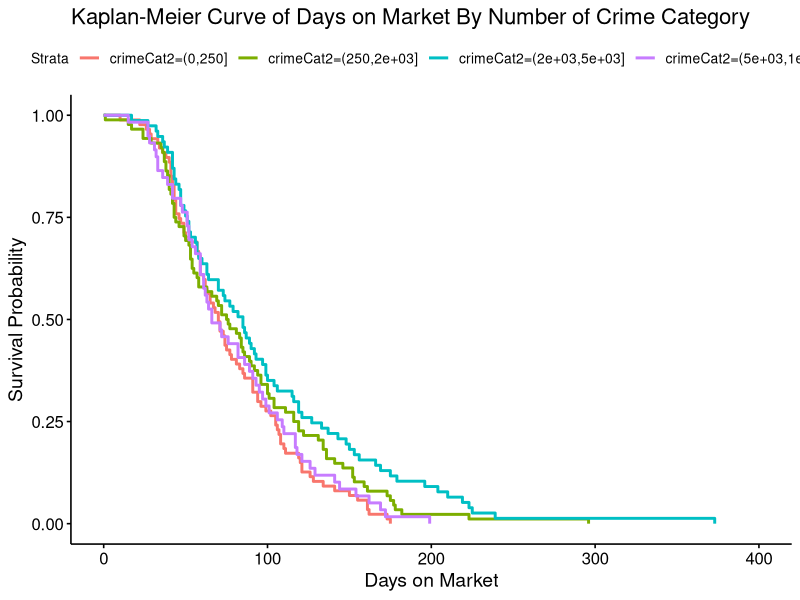
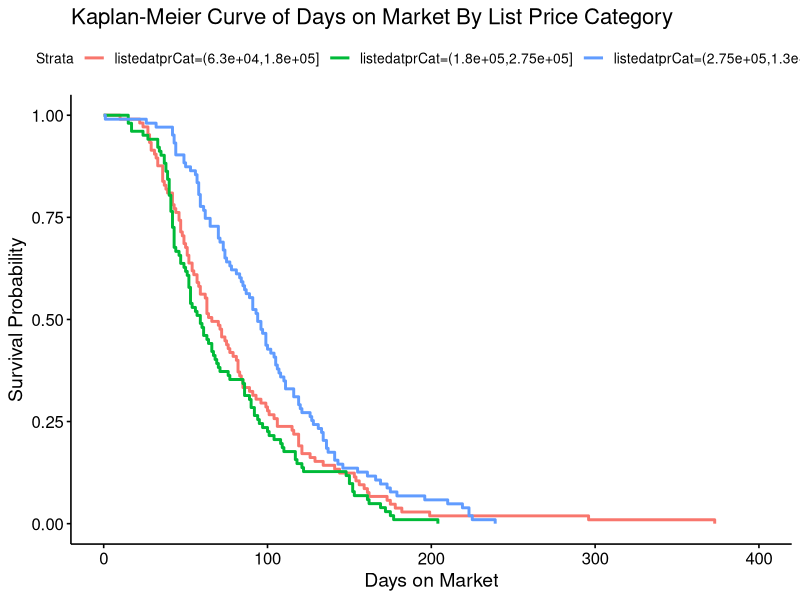
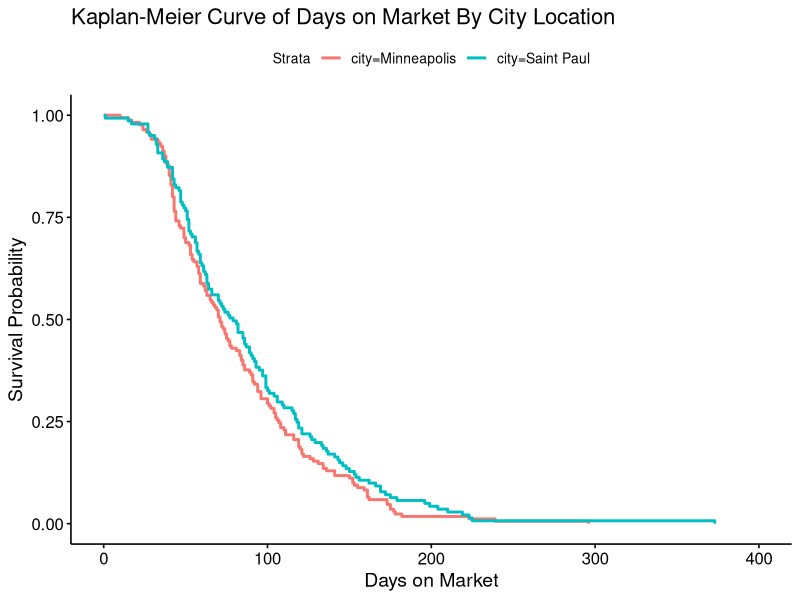
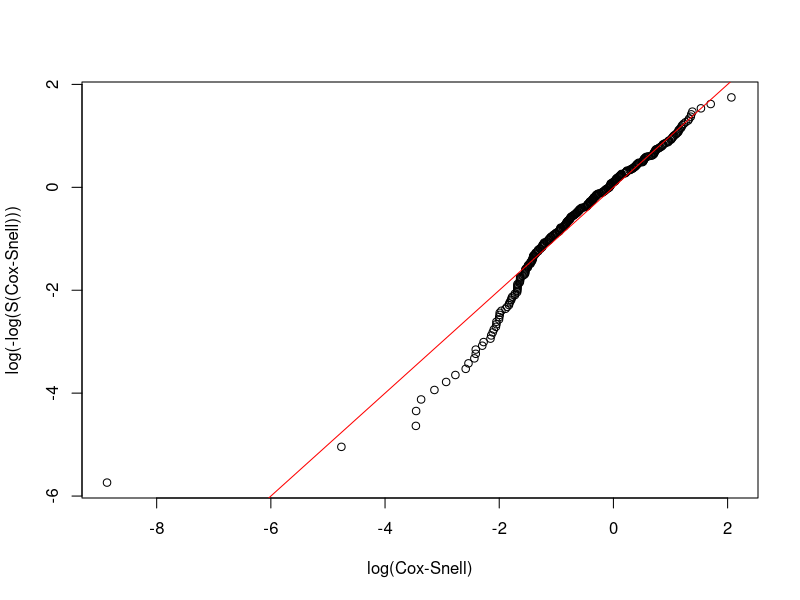
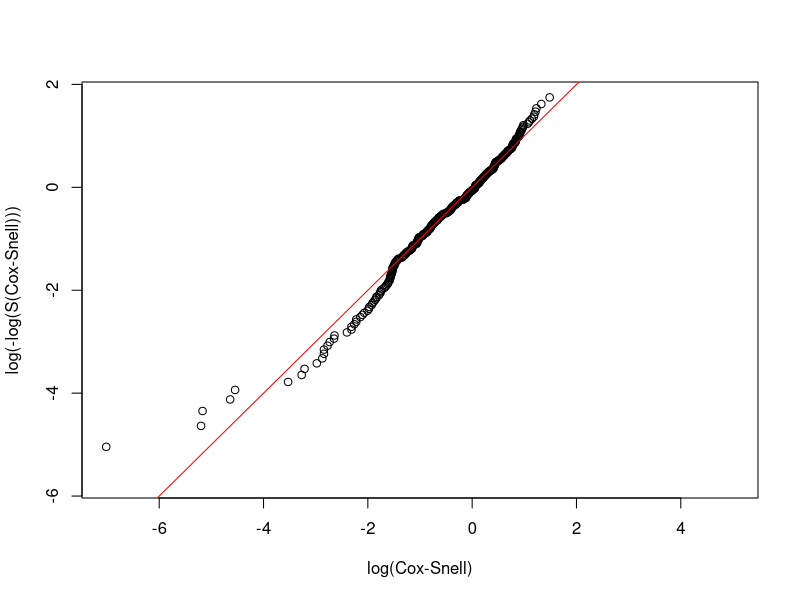
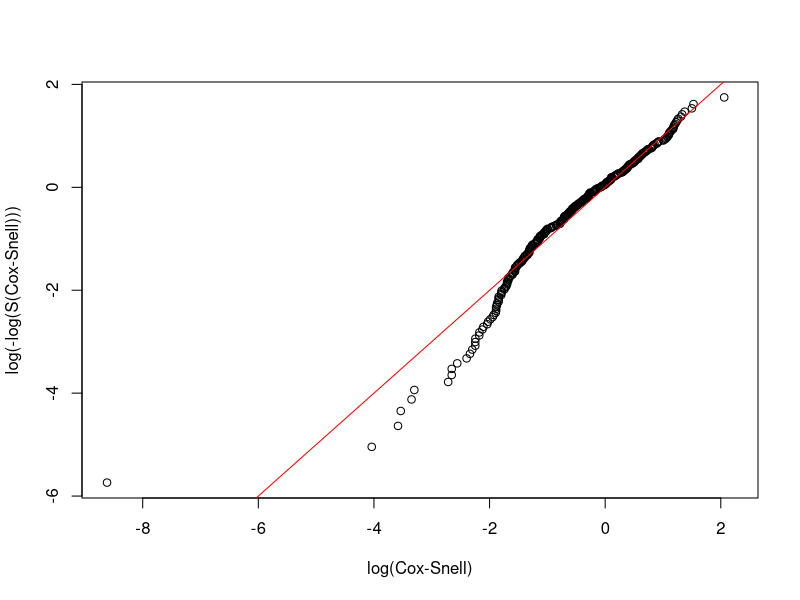
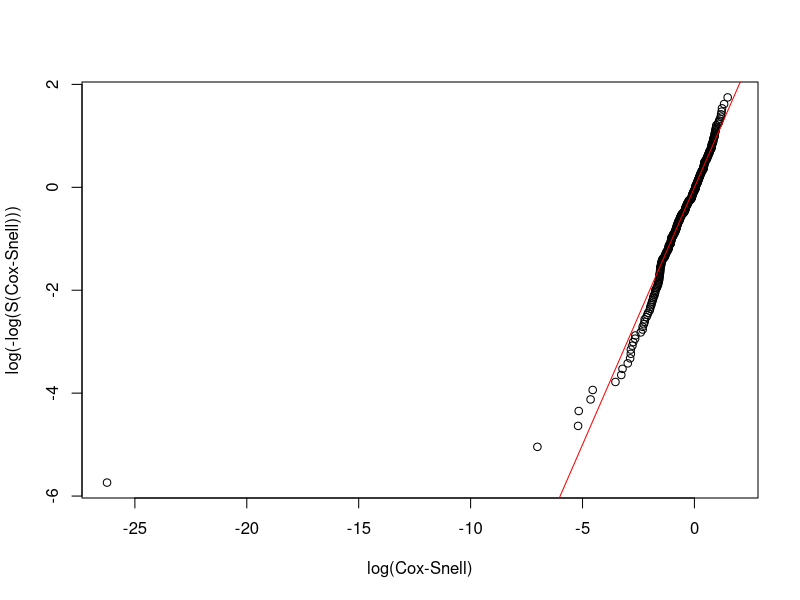
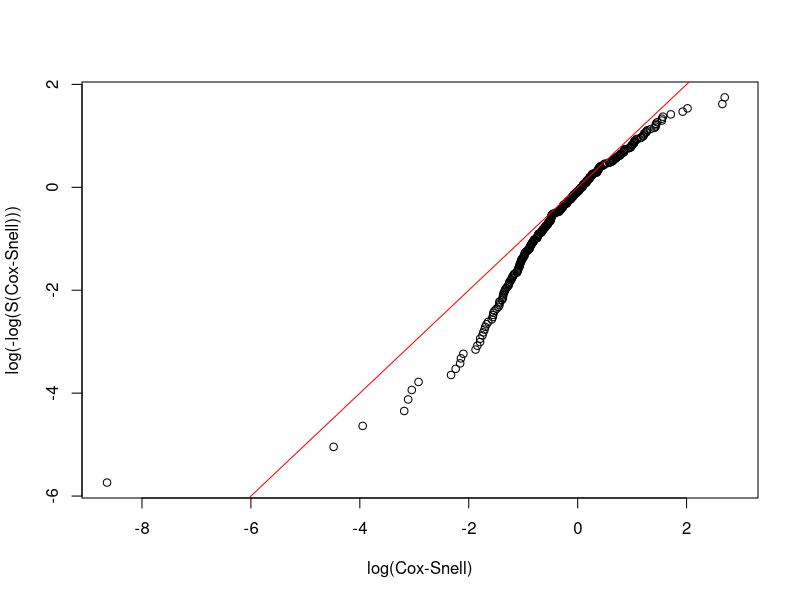

Write R code to recreate these figures, in order.
## ---- chunk 1
knitr::opts_chunk$set(echo = TRUE)

library(tidyverse)
library(readr)
library(ggplot2)
library(survival)
library(survminer)

house <- read_csv("../Source/house_TC.csv")
house <- house %>% mutate(tom = ifelse(tom == 0, 1, tom),
                          prdiff_np = as.factor(prdiff_np))
## ---- chunk 2

house$crimeCat2 = cut(house$ncrime, breaks = c(0,250,2000,5000,10000))


# mean(house$tom)
# median(house$tom)
KM = survfit( Surv(tom) ~ crimeCat2, conf.type="plain" , data=house ) 
ggsurvplot(KM, data=house) +
  labs(x = "Days on Market", y = "Survival Probability", title = "Kaplan-Meier Curve of Days on Market By Number of Crime Category")



## ---- chunk 3

house$listedatprCat = cut(house$listedatpr, breaks = quantile(house$listedatpr, probs=c(0, .33, .67, 1)))

# mean(house$tom)
# median(house$tom)
KM1 = survfit( Surv(tom) ~ listedatprCat , conf.type="plain" , data=house ) 
ggsurvplot(KM1, data=house) +
  labs(x = "Days on Market", y = "Survival Probability", title = "Kaplan-Meier Curve of Days on Market By List Price Category")

## ---- chunk 4

# mean(house$tom)
# median(house$tom)
KM2 = survfit( Surv(tom) ~ city , conf.type="plain" , data=house ) 
ggsurvplot(KM2, data=house) +
  labs(x = "Days on Market", y = "Survival Probability", title = "Kaplan-Meier Curve of Days on Market By City Location")

## ---- chunk 5
mw = survreg( Surv(tom) ~ schdist , dist = "weibull" , data = house )
mln = survreg( Surv(tom) ~ schdist , dist = "lognormal" , data = house )
mcox = coxph( Surv(tom) ~ schdist , data = house )

summary(mw) # the sign of schdist makes sense (positive) and it is significant
summary(mln) # the sign of schdist is negative and it is NOT significant
mcox # sign agrees with weibull and it is significant
## ---- chunk 6
# !!! Why does log normal look better?
# Create Cox-Snell residuals
CS_w = -log( 1 - pweibull(house$tom, 1/0.537, exp(4.443 + 0.246*house$schdist) ) )
CS_ln = -log( 1 - plnorm(house$tom, 4.3010 + -0.0313*house$schdist, 0.623) ) 

# Make appropriate graph using CoxSnell function
# Creates Cox-Snell Plot:
CoxSnell = function(cs, status, xlim=NULL, ylim=NULL) {
  kmcs=survfit(Surv(jitter(cs,amount=(max(cs)-min(cs))/1000),status)~1)$surv
  plot(log(-log(kmcs))~sort(log(cs)),xlab="log(Cox-Snell)",ylab="log(-log(S(Cox-Snell)))",xlim=xlim,ylim=ylim)
  abline(0,1,col='red') }

house$status = rep(1, nrow(house))
CoxSnell( CS_w , house$status )
CoxSnell( CS_ln , house$status ,xlim=c(-7,5))
## ---- chunk 7
2*(3-mw$loglik[2]) # mw
2*(3-mln$loglik[2]) # mln

# The AIC for the Weibull model is 3242.878, and that for the Log Normal model is 3258.564. Thus, we conclude that the Weibull model fits better than the Log Normal model. 
## ---- chunk 8
house$crimeCat2 = cut(house$ncrime, breaks = c(0,250,2000,5000,10000))

mw = survreg( Surv(tom) ~ crimeCat2, dist = "weibull" , data = house )
mln = survreg( Surv(tom) ~ crimeCat2, dist = "lognormal" , data = house )
mcox = coxph( Surv(tom) ~ crimeCat2, data = house )

summary(mw)
summary(mln)
mcox
## ---- chunk 9
mw$coefficients

# !!! how do I include the crime variables?
# Create Cox-Snell residuals
CS_w = -log( 1 - pweibull(house$tom, 1/0.533, exp(4.45486375 +  0.13794492*(house$crimeCat2=="(250,2e+03]") + .28846076*(house$crimeCat2=="(2e+03,5e+03]") +   0.03853525*(house$crimeCat2=="(5e+03,1e+04]")     ) ) )
CS_ln = -log( 1 - plnorm(house$tom, 4.3010 + -0.0313*house$schdist, 0.623) ) 

# Make appropriate graph using CoxSnell function
# Creates Cox-Snell Plot:
CoxSnell = function(cs, status, xlim=NULL, ylim=NULL) {
  kmcs=survfit(Surv(jitter(cs,amount=(max(cs)-min(cs))/1000),status)~1)$surv
  plot(log(-log(kmcs))~sort(log(cs)),xlab="log(Cox-Snell)",ylab="log(-log(S(Cox-Snell)))",xlim=xlim,ylim=ylim)
  abline(0,1,col='red') }

house$status = rep(1, nrow(house))
CoxSnell( CS_w , house$status )
CoxSnell( CS_ln , house$status )
## ---- chunk 10
2*(3-mw$loglik[2]) # mw
2*(3-mln$loglik[2]) # mln
## ---- chunk 11
mw = survreg( Surv(tom) ~ listedatdate, dist = "weibull" , data = house )
mln = survreg( Surv(tom) ~ listedatdate, dist = "lognormal" , data = house )
mcox = coxph( Surv(tom) ~ listedatdate, data = house )

summary(mw)
summary(mln)
mcox
## ---- chunk 12
# should we print these out!!!
2*(3-mw$loglik[2]) # mw
2*(3-mln$loglik[2]) # mln

# Again, the AIC indicates that the Weibull model is a better fit than the Log Normal model.
## ---- chunk 13
mw = survreg( Surv(tom) ~ log(listedatpr), dist = "weibull" , data = house )
mln = survreg( Surv(tom) ~ log(listedatpr), dist = "lognormal" , data = house )
mcox = coxph( Surv(tom) ~ log(listedatpr), data = house )

summary(mw)
summary(mln)
mcox
## ---- chunk 14
exp(0.120) #w
exp(0.189) #ln
## ---- chunk 15
2*(3-mw$loglik[2]) # mw
2*(3-mln$loglik[2]) # mln

# Again, the AIC indicates that the Weibull model is a better fit than the Log Normal model.
## ---- chunk 16
mw = survreg( Surv(tom) ~ schdist + crimeCat2 + log(listedatpr) , dist = "weibull" , data = house )
mln = survreg( Surv(tom) ~ schdist + crimeCat2 + log(listedatpr) , dist = "lognormal" , data = house )
mcox = coxph(Surv(tom) ~ schdist + crimeCat2 + log(listedatpr) , data = house )


summary(mw) # schdist sign
summary(mln) # schdist insign (Victor!!!)
mcox
## ---- chunk 17
# Creates Cox-Snell Plot:
CoxSnell = function(cs, status, xlim=NULL, ylim=NULL) {
  kmcs=survfit(Surv(jitter(cs,amount=(max(cs)-min(cs))/1000),status)~1)$surv
  plot(log(-log(kmcs))~sort(log(cs)),xlab="log(Cox-Snell)",ylab="log(-log(S(Cox-Snell)))",xlim=xlim,ylim=ylim)
  abline(0,1,col='red') }
## ---- chunk 18

house$status <- rep(1, 311)

# Create Cox-Snell residuals
CS_e = -log( 1 - pexp(house$tom, 1/exp(4.153050e+00 + 5.260030e-02*house$beds + 4.625418e-02*house$bathf + 3.530967e-02*house$bathp + -4.039299e-02*house$carg -2.186615e-05*house$sqft + 1.252779e-01*house$schdist + 5.489057e-06*house$ncrime + -5.267278e-06*house$prdiff) ) )
CS_w = -log( 1 - pweibull(house$tom, 1/0.532846, exp(4.153050e+00 + 5.260030e-02*house$beds + 4.625418e-02*house$bathf + 3.530967e-02*house$bathp + -4.039299e-02*house$carg -2.186615e-05*house$sqft + 1.252779e-01*house$schdist + 5.489057e-06*house$ncrime + -5.267278e-06*house$prdiff ) ) )
CS_ln = -log( 1 - plnorm(house$tom, 4.153050e+00 + 5.260030e-02*house$beds + 4.625418e-02*house$bathf + 3.530967e-02*house$bathp + -4.039299e-02*house$carg -2.186615e-05*house$sqft + 1.252779e-01*house$schdist + 5.489057e-06*house$ncrime + -5.267278e-06*house$prdiff, 0.5914082) ) 

# Make appropriate graph using CoxSnell function
CoxSnell( CS_w , house$status )
CoxSnell( CS_ln , house$status )
## ---- chunk 19
mln$loglik

2*(10--1610.590) # mw
2*(10--1610.297) # mln
## ---- chunk 20
mw1 = survreg( Surv(tom) ~ crimeCat2 + I(log(listedatpr)) + schdist, dist = "weibull" , data = house )
mln2 = survreg( Surv(tom) ~ crimeCat2 + I(log(listedatpr)) + schdist, dist = "lognormal" , data = house )
mcox3 = coxph( Surv(tom) ~ crimeCat2 + I(log(listedatpr)) + schdist , data = house )


summary(mw1)
summary(mln2)
mcox3
## ---- chunk 21

survdiff(Surv(tom) ~ as.factor(prdiff_np), data=house)

## ---- chunk 22

1 - pchisq(37.71+10.75+5.41, df=2)

## ---- chunk 23
# Note: + = hot houses
(HR = (81/41.5)/(193/244.2)) # + / -
## ---- chunk 24
cat("[", HR*exp(-1.96*sqrt(1/41.5+1/244.2)), ", ", HR*exp(+1.96*sqrt(1/41.5+1/244.2)),"]", sep="")
## ---- chunk 25
(HR = (193/244.2)/(37/25.3)) # - / 0
## ---- chunk 26
cat("[", HR*exp(-1.96*sqrt(1/244.2+1/25.3)), ", ", HR*exp(+1.96*sqrt(1/244.2+1/25.3)),"]", sep="")
## ---- chunk 27
# Note: + = hot houses
(HR = (81/41.5)/(37/25.3)) # + / 0
## ---- chunk 28
cat("[", HR*exp(-1.96*sqrt(1/41.5+1/25.3)), ", ", HR*exp(+1.96*sqrt(1/41.5+1/25.3)),"]", sep="")
